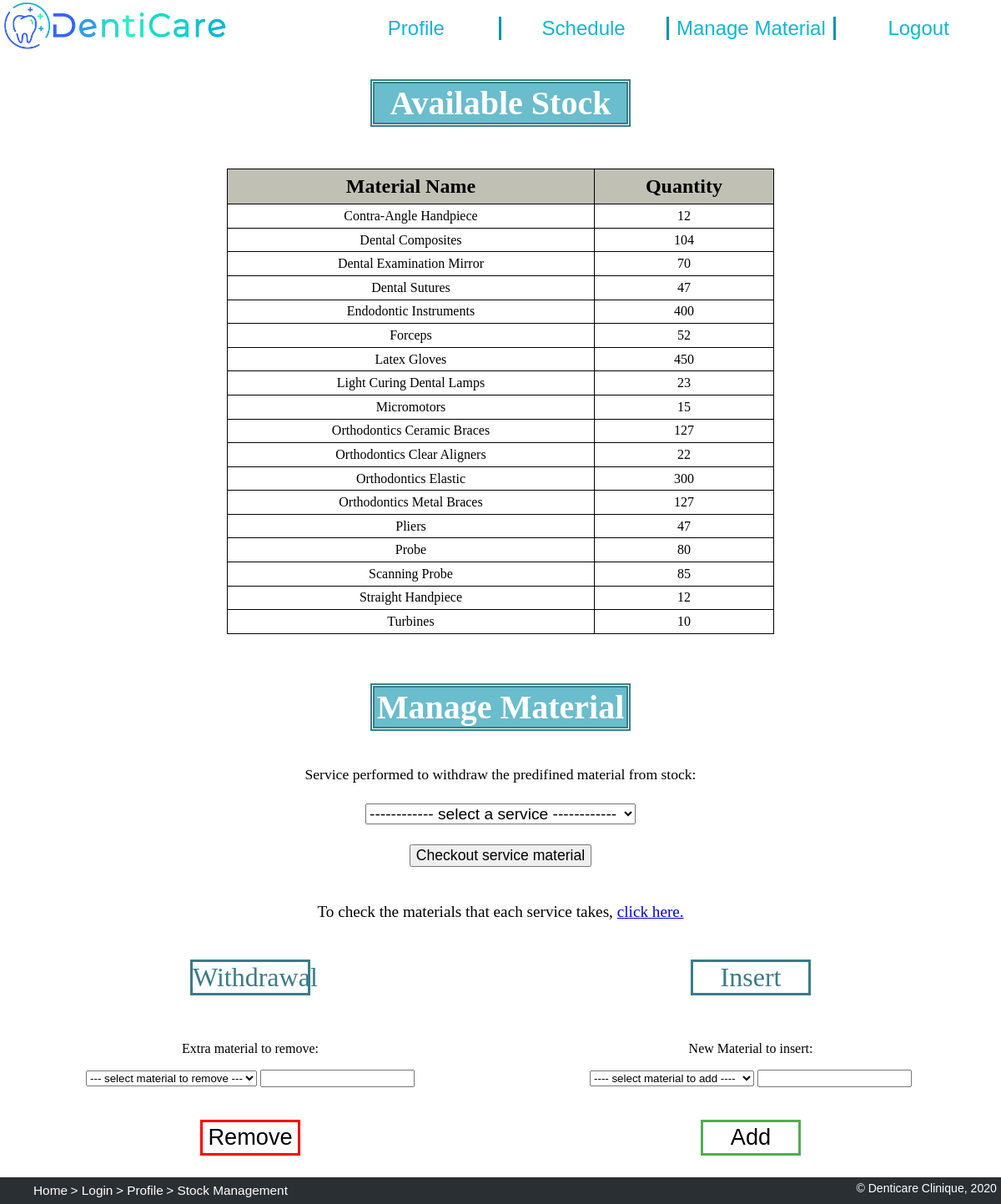
Before: /manage_material.php with the older database file.
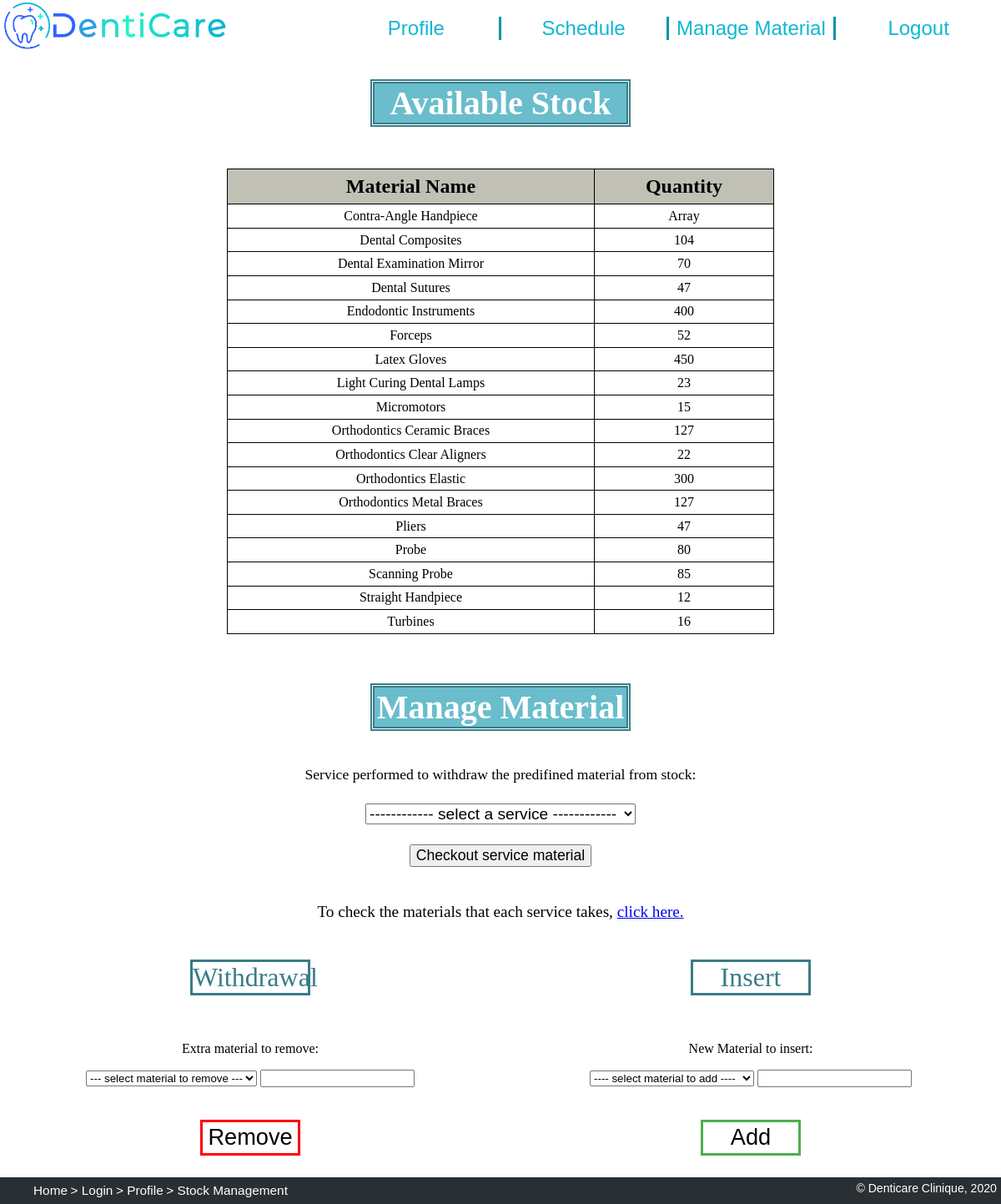
After: the same page with the newer database file.
### tables this page shows
CREATE TABLE material (
    name text PRIMARY KEY,
    quantity_in_stock integer NOT NULL CHECK(quantity_in_stock >= 0)
);

### database/material.php (called while the page is built, shortened)
<?php
    function getAllMaterial() {
        global $dbh;
        $stmt = $dbh->prepare('SELECT * FROM material ORDER BY name');
        $stmt->execute();
        return $stmt->fetchAll();
    }
?>

### manage_material.php (the view, shortened to what this page needs)
<?php
    require_once('database/init.php');
    require_once('database/material.php');
    $material = getAllMaterial();
?>
<!DOCTYPE html>
<html lang="en">
<head>
    <link href="css/style.css" rel="stylesheet">
    <link href="css/priceTable.css" rel="stylesheet">
    <link href="css/material.css" rel="stylesheet">
    <link href="css/layout.css" rel="stylesheet">
</head>
<body>
    <header>
        <a href='index.php' title="Home">
            <img src="images/logo.png" alt="Dentist Clinic Logo">
        </a>
        <nav>
            <ul>
                <li><a href='dentalAuxiliary.php' title="Profile"> Profile </a></li>
                <li><a href='/dentalAuxiliary.php#Schedule' title="Schedule"> Schedule </a></li>
                <li><a href=#manage_title title="update_Stock"> Manage Material </a></li>
                <li><a href='action_logout.php' title="Logout"> Logout </a></li>
            </ul>
        </nav>
    </header>
    <h1 id="stock"> Available Stock </h1>
    <table>
        <tr>
            <th scope="col"> Material Name </th>
            <th scope="col"> Quantity </th>
        </tr>
        <?php
            foreach ($material as $row) { ?>
                <tr>
                    <td> <?php echo $row['name'] ?></td>
                    <td> <?php echo $row['quantity_in_stock'] ?> </td>
                </tr>
            <?php } ?>
    </table>
    <h1 id="manage_title"> Manage Material </h1>
    <form action="/action_manage_material.php" id="service_applied" method="post">
        <label>Service performed to withdraw the predifined material from stock:</label><br>
        <select name="service" id="service_mat" value="Services">
            <option hidden disabled selected value>------------ select a service ------------ </option>
        </select>
        <input type="submit" value="Checkout service material">
    </form>
        <p id='mat_per_serv'>To check the materials that each service takes, <a href="material_per_service.php"> click here.</a> </p>
    <div id="management">
        <h2>Withdrawal</h2>
        <h2>Insert</h2>
        <form action="/action_manage_material.php" id="remove_from_stock" method="post">
            <p>Extra material to remove:</p>
            <select name="material_rem" id="xtra_mat">
                <option hidden disabled selected value> --- select material to remove --- </option>
            </select>
            <input type="number" name="qtty_rem" id="qty_remove" min="0">
        </form>
        <button type="submit" value="Remove" id="remove_mat" form="remove_from_stock">Remove</button>
        <form action="/action_manage_material.php" id="add_to_stock" method="post">
            <p>New Material to insert:</p>
            <select name="add_material" id="add_material">
                <option hidden disabled selected value> ---- select material to add ---- </option>
            </select>
            <input type="number" name="qtty_add" id="qty_add" min="0">
        </form>
        <button type="submit" value="Add" id="add_mat" form="add_to_stock">Add</button>
    </div>
    <footer>
        <ul class="breadcrumb">
            <li><a href="index.php">Home</a></li>
            <li><a href="login.php">Login</a></li>
            <li><a href="dentalAuxiliary.php">Profile</a></li>
            <li>Stock Management</li>
        </ul>
        <p>&copy; Denticare Clinique, 2020</p>
    </footer>
</body>
</html>

### css/style.css (style rules this page uses)
html { background: url(https://media.istockphoto.com/vectors/abstract-white-gray-background-with-clean-smooth-soft-wave-vector-vector-id915242162?k=6&m=915242162&s=170667a&w=0&h=4WM4DJV-ZH4vGMzR6MZ9FEHTHWEkW3EGcwXswC1MwlI=) no-repeat center center fixed; -webkit-background-size: cover; -moz-background-size: cover; -o-background-size: cover; background-size: cover; scroll-behavior: smooth; }
body>header { background-color: rgb(255, 255, 255); color: rgb(14, 183, 212); }
body>header img:first-child { height: 4em; }
body>header ul { height: auto; margin: 0; padding: 0; }
body>header li { background-color: white; text-align: center; list-style-type: none; font-family: Arial, Helvetica, sans-serif; font-size: 150%; border-right: 3px solid rgb(3, 148, 173); }
body>header li:last-child { border-right: 0px solid white; }
body>header a { color: rgb(14, 183, 212); text-decoration: none; }
#contacts p, li { font-family: Arial, Helvetica, sans-serif; text-align: center; }
footer { background-color: #2A2F33; color: white; width:100%; height: 100%; font-size: 0.8em; font-family: Arial, Helvetica, sans-serif; }
footer p { margin:0; margin-right: 1%; margin-top:1%; text-align: right; font-size: 110%; }
footer p, ul { padding-bottom: 1%; }
footer>ul.breadcrumb { margin: 0; margin-top:1%; }
footer>ul.breadcrumb li { display: inline-block; font-size: 120%; }
footer>ul.breadcrumb li+li:before { content: " \003E \0020"; }
footer>ul.breadcrumb li a { color: white; text-decoration: none; }

### css/priceTable.css (style rules this page uses)
table { margin: 2em 17em; border-collapse: collapse; }
table tr:first-of-type { background-color: #c0c0b5; }
table th { font-size: 150%; border: 1px solid black; padding: 0.3em 0; }
table td { text-align: center; border: 1px solid black; padding: 0.3em 0; text-transform: capitalize; background-color: white; }

### css/material.css (style rules this page uses)
#stock, #manage_title { font-size: 250%; margin-left: 37%; margin-right: 37%; margin-bottom: 1.5%; text-align: center; background: rgba(96, 185, 201, 0.932); background-clip: content-box; color: white; border: 5px double rgb(57, 124, 136); }
#service_applied { display:flex; justify-content: center; flex-wrap: wrap; }
#service_applied > label { padding:2% 30%; font-size: 110%; }
#service_applied > select { margin:0 30%; font-size: 120%; }
#service_applied > input { margin:2% 30%; font-size: 110%; }
#mat_per_serv { text-align: center; font-size: 120%; }
#management { display:grid; grid-template-columns:1fr 1fr; grid-template-rows: 1fr 1fr 1fr; }
#management > h2 { grid-row:1; font-size: 200%; font-weight: normal; padding: 0; margin-left: 38%; margin-right: 38%; text-align: center; background: rgba(255, 255, 255, 0); background-clip: content-box; color: rgb(57, 124, 136); border: 3px solid rgb(57, 124, 136); }
#remove_from_stock, #add_to_stock { place-self: center; grid-row:2; }
#remove_from_stock { grid-column : 1; }
#add_to_stock { grid-column : 2; }
#remove_from_stock>p, #add_to_stock>p { text-align: center; }
#remove_mat, #add_mat { border: none; width: 20%; height:45%; color: white; text-align: center; text-decoration: none; font-size: 170%; place-self: center; cursor: pointer; transition-duration: 0.4s; grid-row:3; }
#add_mat { background-color: white; color: black; border: 3px solid #4CAF50; grid-column : 2; }
#remove_mat { background-color: white; color: black; border: 3px solid red; grid-column : 1; }

### css/layout.css (style rules this page uses)
body { width: 100%; margin: 0; padding: 0; display: grid; grid-template-rows: [start] auto [first] auto [services] 10fr [end]; }
body>header { grid-row: start/first; }
body>header { display: grid; grid-template-columns: [logo] 1fr [menu] 2fr [end]; grid-template-rows: auto auto; }
header>nav { align-self: center; }
body>header img:first-child { grid-column: logo/menu; grid-row: 1; justify-self: left; }
body>header nav { grid-column: menu/end; grid-row: 1; }
body>header ul { display: flex; flex-direction: row; justify-content: center; }
body>header li { flex: 1; }
footer { display: grid; grid-template-rows: [start] auto [end]; }
footer>ul { grid-row: start/end; }
footer>p { grid-row: start/end; }

Changed rows visible on the page:
changed material "Contra-Angle Handpiece": quantity_in_stock "12" → "Array"
changed material "Turbines": quantity_in_stock "10" → "16"
